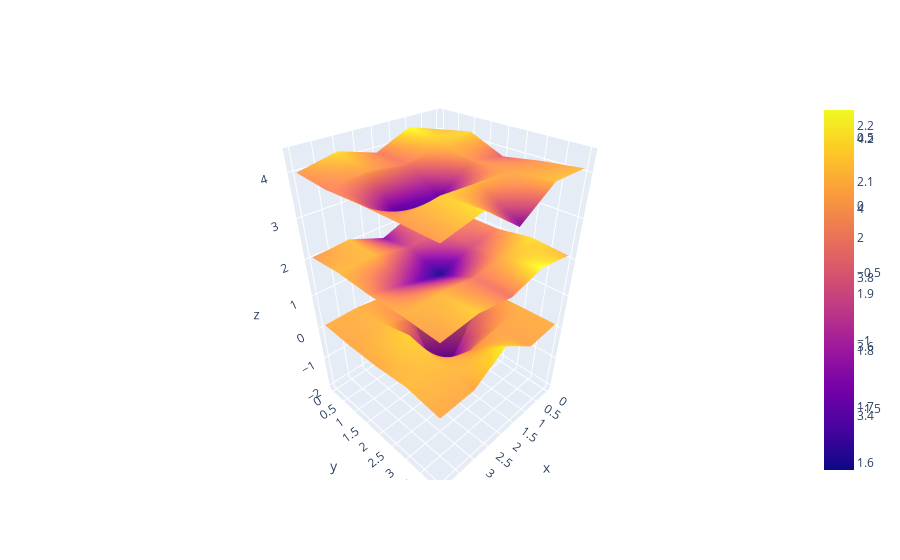

Notebook code for this chart:
### Code cell
import plotly.graph_objects as go
xx = o_h.x.reshape((nt, ny, nx))
go.Figure(data = [go.Surface(z = xx[i,:,:] + 2 * i) for i in range(nt)])
